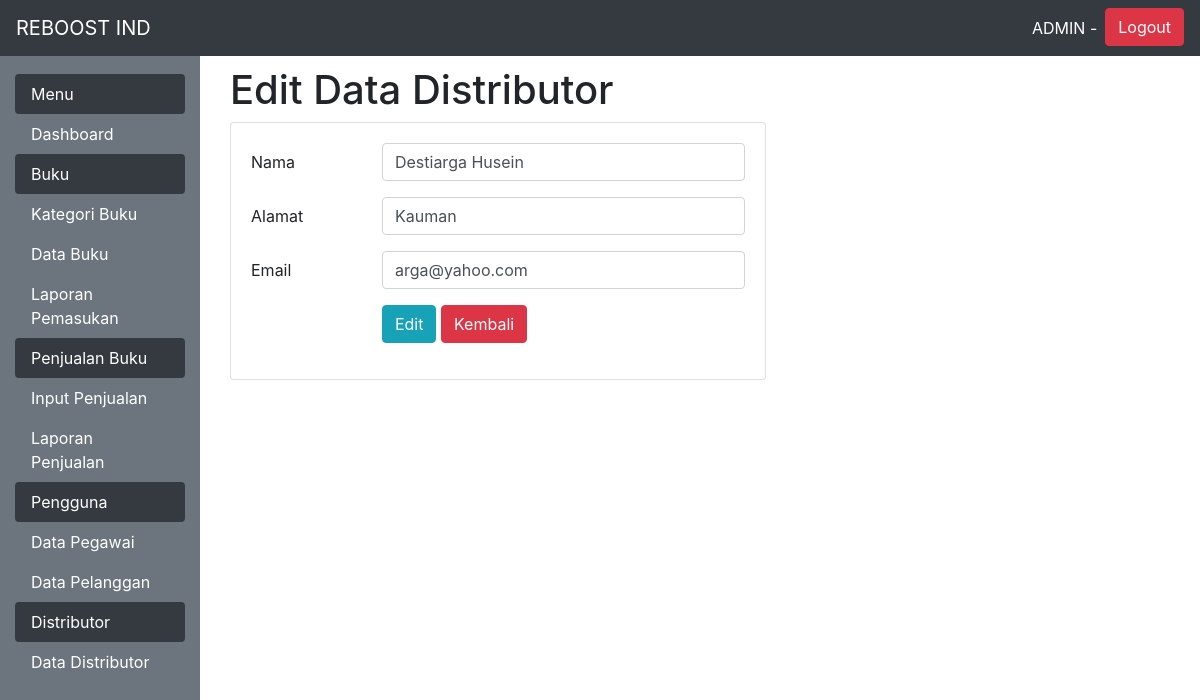
Page /admin.php?menu=editdistributor&id=2 (signed in) on the committed database.
### tables this page shows
CREATE TABLE `distributor` (
  `id_distributor` int(11) NOT NULL,
  `nama` varchar(100) NOT NULL,
  `alamat` varchar(255) NOT NULL,
  `email` varchar(100) NOT NULL
);

### functions.php (called while the page is built, shortened)
<?php
	$conn = mysqli_connect("localhost","root","","reboost");
	function query($query)
	{
		global $conn;
		$result = mysqli_query($conn, $query);
		$rows = [];
		while ($row = mysqli_fetch_assoc($result))
		{
			$rows[] = $row;
		}
		return $rows;
	}
 ?>

### menu/editdistributor.php (the view, shortened to what this page needs)
<?php
include 'functions.php';
$id_distributor = $_GET['id'];
$distributor = query("SELECT * FROM distributor WHERE id_distributor=$id_distributor")[0];
?>
<div class="container">
	<h1 class="page-heading">Edit Data Distributor</h1>
	<div class="row">
		<br>
	<div class="col-md-7">
		<div class="">
			<div class="card mb-3" >
				<div class="card-body">
					<form action="" method="post" class="">
					<div class="form-group row">
						<label for="nama" class="col-sm-3 col-form-label">Nama</label>
						<div class="col-sm-9">
							<input type="text" name="nama" class="form-control" required="" id="nama" value="<?php echo $distributor["nama"]; ?>">
						</div>
					</div>
					<div class="form-group row">
						<label for="alamat" class="col-sm-3 col-form-label">Alamat</label>
						<div class="col-sm-9">
							<input type="text" name="alamat" class="form-control" required="" id="alamat" value="<?php echo $distributor["alamat"]; ?>">
						</div>
					</div>
					<div class="form-group row">
						<label for="email" class="col-sm-3 col-form-label">Email</label>
						<div class="col-sm-9">
							<input type="email" name="email" class="form-control" required="" id="email" value="<?php echo $distributor["email"]; ?>">
						</div>
					</div>
					<div class="form-group row">
						<div class="col-sm-3"></div>
						<div class="col-sm-9">
							<input type="submit" name="edit" value="Edit" class="btn btn-info">
							<a href="?menu=datadistributor" class="btn btn-danger" name="kembali">Kembali</a>
						</div>
					</div>
				</form>
			</div>
		</div>
	</div>
</div>

### rows in the picture
distributor: nama "Destiarga Husein", alamat "Kauman", email "arga@yahoo.com"
